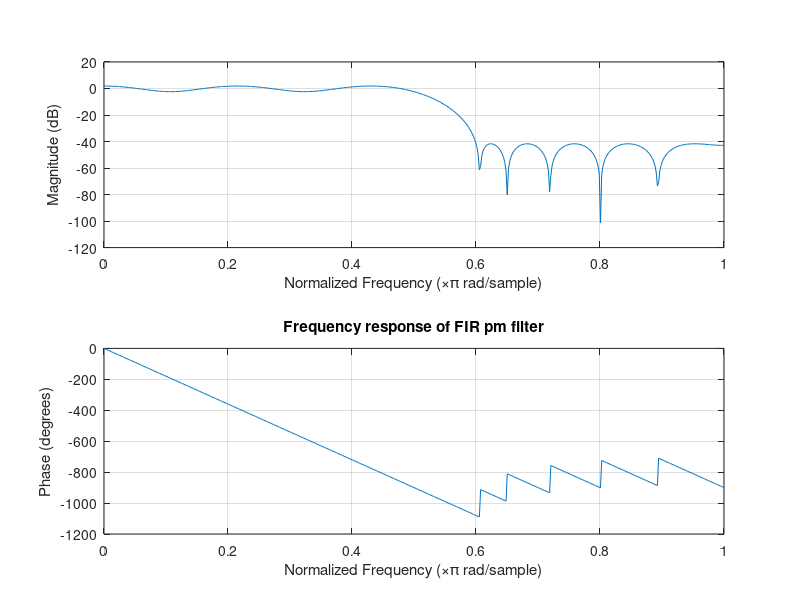
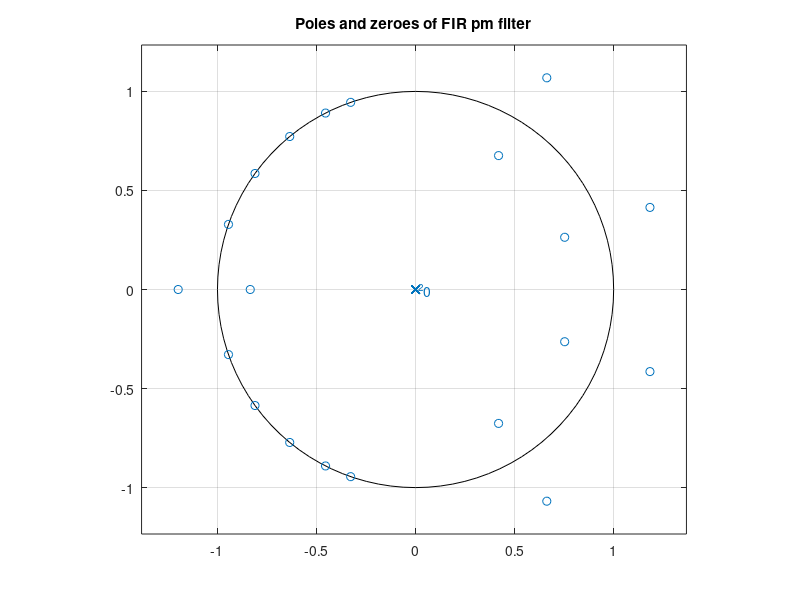
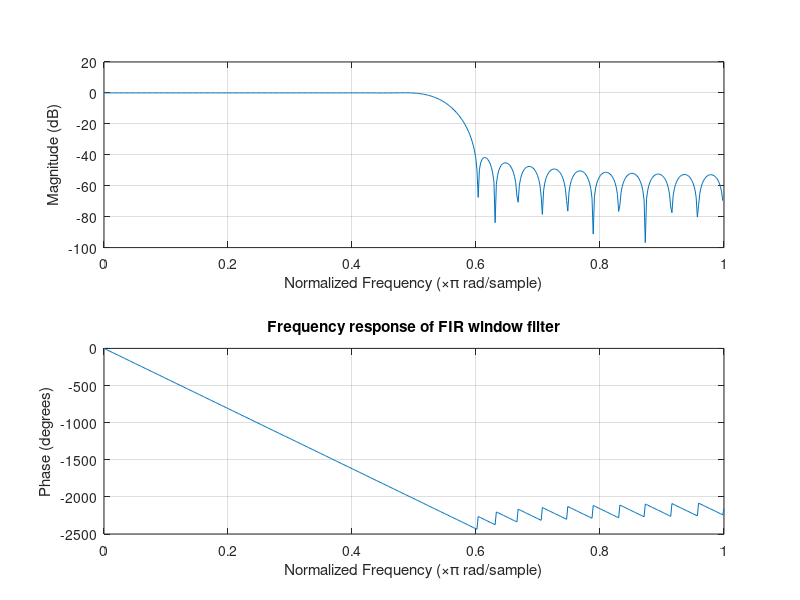
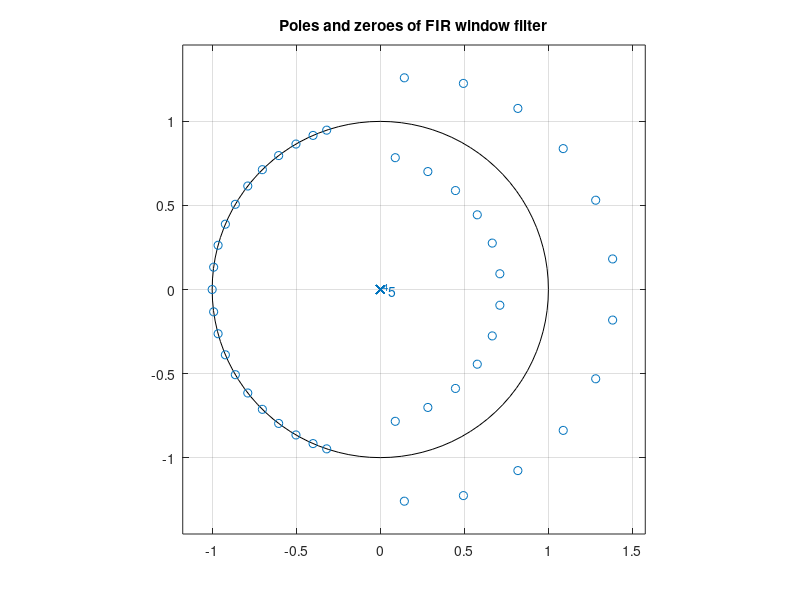

Reproduce these figures in MATLAB, in order.
rp = 3;
rs = 40;
f = [.5 .6];
a = [1 0];
dev = [min(1-db2mag(-rp),db2mag(rp)-1)  db2mag(-40)];
[n,fo,ao,w] = firpmord(f,a,dev);
b = firpm(n+1,fo,ao,w);
figure
freqz(b)
title('Frequency response of FIR pm filter');
figure
zplane(b)
title('Poles and zeroes of FIR pm filter');

[n2,Wn,beta,ftype] = kaiserord(f,a,dev);
hh = fir1(n2,Wn,ftype,kaiser(n2+1,beta),'noscale');
figure
freqz(hh)
title('Frequency response of FIR window filter');
figure
zplane(hh)
title('Poles and zeroes of FIR window filter');

guess = 75; %took may tries.
h2 = fir1(guess,Wn,ftype,gausswin(guess+1),'noscale');
figure
freqz(h2)
title('Frequency response of FIR gaussian window filter');
figure
zplane(h2)
title('Poles and zeroes of FIR gaussian window filter');

[n3, wp] = ellipord(.5,.6,rp,rs);
[b,a] = ellip(n3,rp,rs,.5);
figure
freqz(b,a,1024);
title('Frequency response of elliptic filter');
figure
zplane(b,a);
title('Poles and zeroes of elliptic filter');
